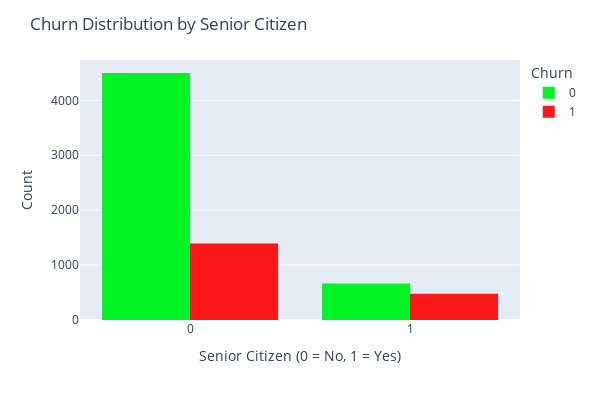

Notebook cell for this chart:
### Code cell
# Churn % by SeniorCitizen
senior_churn = df.groupby(['SeniorCitizen', 'Churn']).size().unstack(fill_value=0)
senior_churn_pct = senior_churn.div(senior_churn.sum(axis=1), axis=0) * 100
print("\nChurn % by Senior Citizen:")
print(senior_churn_pct)

# Plot
fig = px.histogram(df,x="SeniorCitizen",
    color="Churn",
    width=600,
    height=400,
    barmode='group',
    color_discrete_sequence=["#02F426", "#FC1818"]
)
fig.update_layout(
    title="Churn Distribution by Senior Citizen",
    xaxis_title="Senior Citizen (0 = No, 1 = Yes)",
    yaxis_title="Count"
)
fig.show()

### Figure 1 — Plotly figure (JSON) as saved in the notebook; plotly's stock layout.template omitted (floating-point values rounded to 4 significant figures; data arrays with more than 128 entries replaced by an {"elided": "..."} marker saying what was removed)
{"data": [{"alignmentgroup": "True", "bingroup": "x", "hovertemplate": "Churn=0<br>SeniorCitizen=%{x}<br>count=%{y}<extra></extra>", "legendgroup": "0", "marker": {"color": "#02F426", "pattern": {"shape": ""}}, "name": "0", "offsetgroup": "0", "orientation": "v", "showlegend": true, "type": "histogram", "x": {"elided": "5163 int values"}, "xaxis": "x", "yaxis": "y"}, {"alignmentgroup": "True", "bingroup": "x", "hovertemplate": "Churn=1<br>SeniorCitizen=%{x}<br>count=%{y}<extra></extra>", "legendgroup": "1", "marker": {"color": "#FC1818", "pattern": {"shape": ""}}, "name": "1", "offsetgroup": "1", "orientation": "v", "showlegend": true, "type": "histogram", "x": {"elided": "1869 int values"}, "xaxis": "x", "yaxis": "y"}], "layout": {"barmode": "group", "height": 400, "legend": {"title": {"text": "Churn"}, "tracegroupgap": 0}, "margin": {"t": 60}, "title": {"text": "Churn Distribution by Senior Citizen"}, "width": 600, "xaxis": {"anchor": "y", "domain": [0, 1], "title": {"text": "Senior Citizen (0 = No, 1 = Yes)"}}, "yaxis": {"anchor": "x", "domain": [0, 1], "title": {"text": "Count"}}}}
